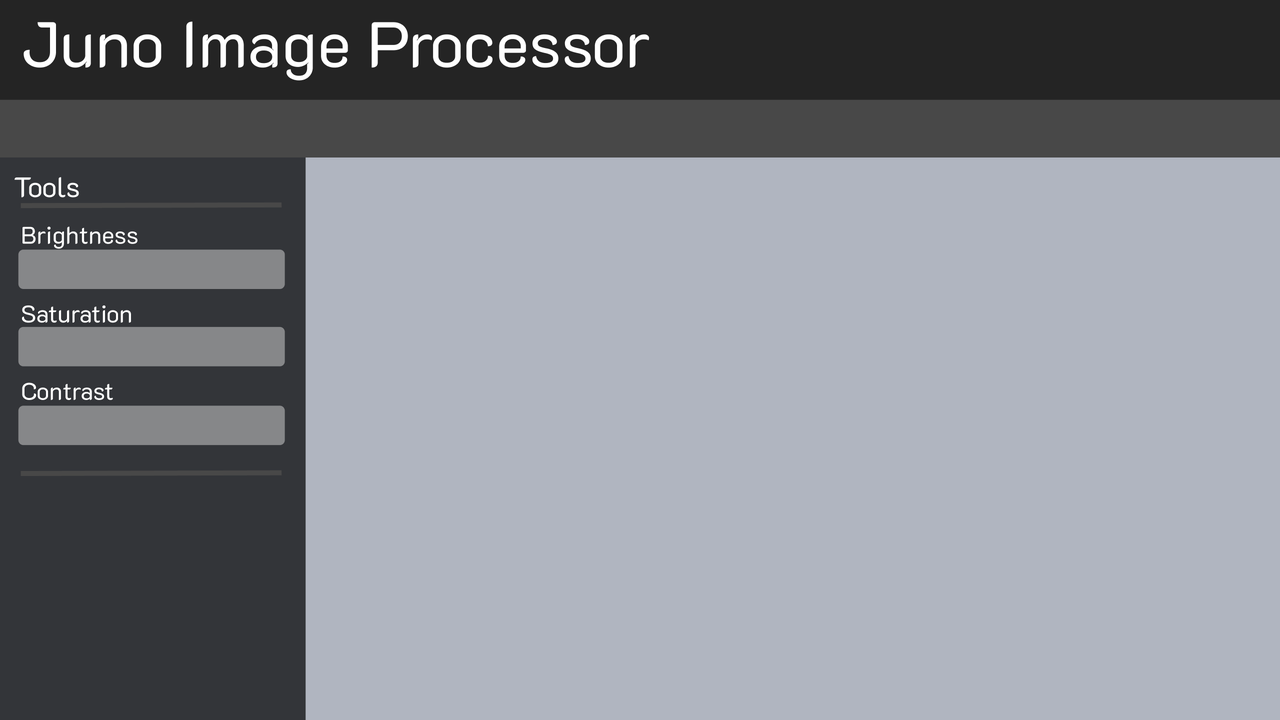
#> input picture core/assets/image_1.png, 1280 x 720 px
$ python -i image_processor.py   (imports and definitions only)
#> lines starting #> are read from the running program, lines starting #| are printed output that depends on the picture
import cv2
import numpy as np


# [16 lines left out: functions processImageByChannels, processSingleChannel, not called in this run]


def processMapImage(mapPath):
#> called with mapPath = 'assets/image_1.png'
    image = cv2.imread(mapPath, flags=cv2.IMREAD_COLOR)
#> image is the input picture: shape (720, 1280, 3); mean B, G, R 140.6, 133.4, 130.1
    # sharped image
    kernel = np.array([[0, -1, 0],
                       [-1, 5, -1],
                       [0, -1, 0]])

    image_sharp = cv2.filter2D(src=image, ddepth=-1, kernel=kernel)

    hsv = cv2.cvtColor(image_sharp, cv2.COLOR_BGR2HSV)
#> hsv: shape (720, 1280, 3); mean H, S, V 85.7, 16.9, 140.4
    h, s, v = cv2.split(hsv)
    lim = 255 - 20
    v[v > lim] = 255
#> v: shape (720, 1280); min 0, max 255, mean 140.4
    v[v <= lim] += 20
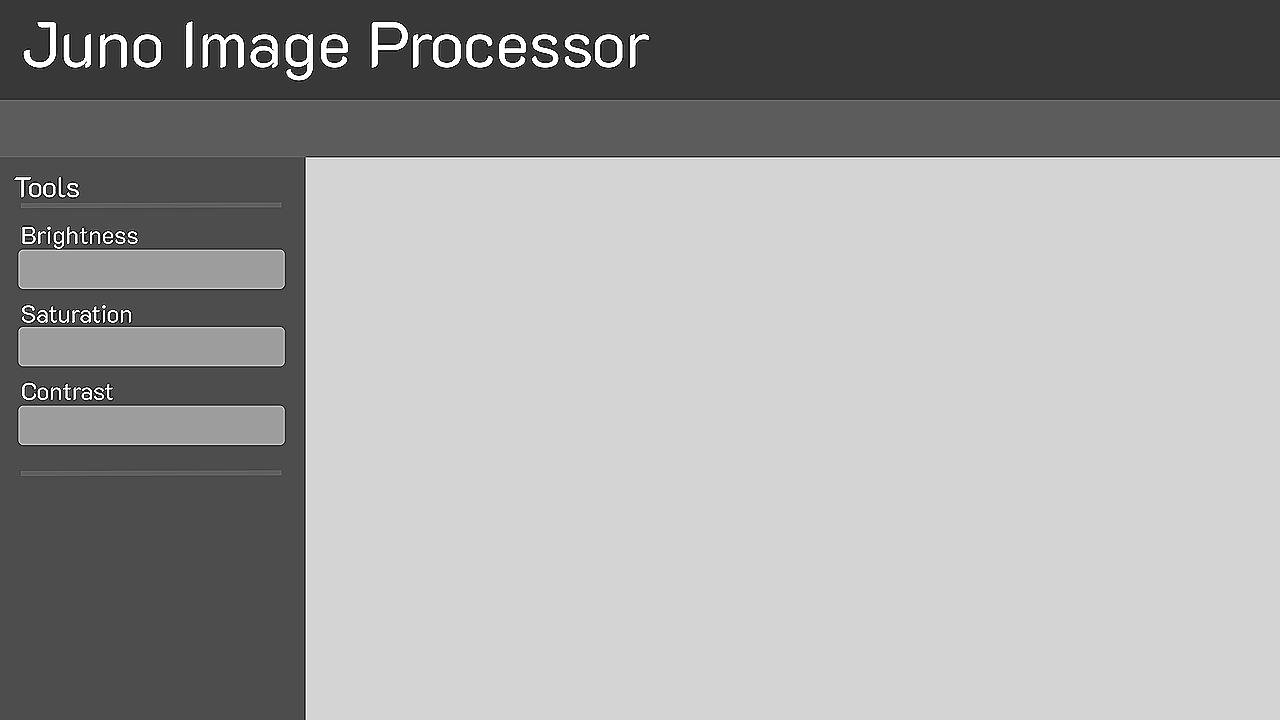
#> v: shape (720, 1280); min 20, max 255, mean 160.2
    image_bright = cv2.merge((h, s, v))
#> image_bright: shape (720, 1280, 3); mean H, S, V 85.7, 16.9, 160.2

    # adjusting saturation
    h, s, v = image_bright[:, :, 0], image_bright[:,
                                                  :, 1], image_bright[:, :, 2]
    clahe = cv2.createCLAHE(clipLimit=6, tileGridSize=(10, 10))
    s = clahe.apply(s)
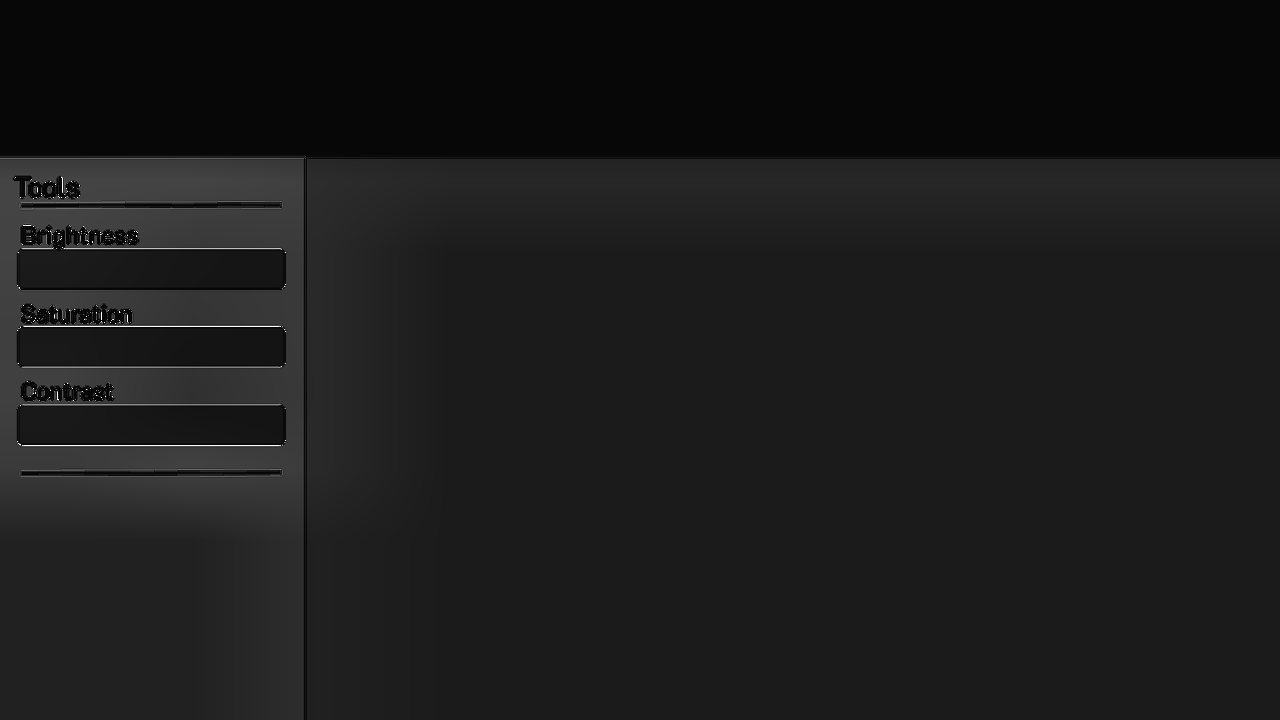
#> s: shape (720, 1280); min 4, max 255, mean 26.7
    hsv_img = np.dstack((h, s, v))
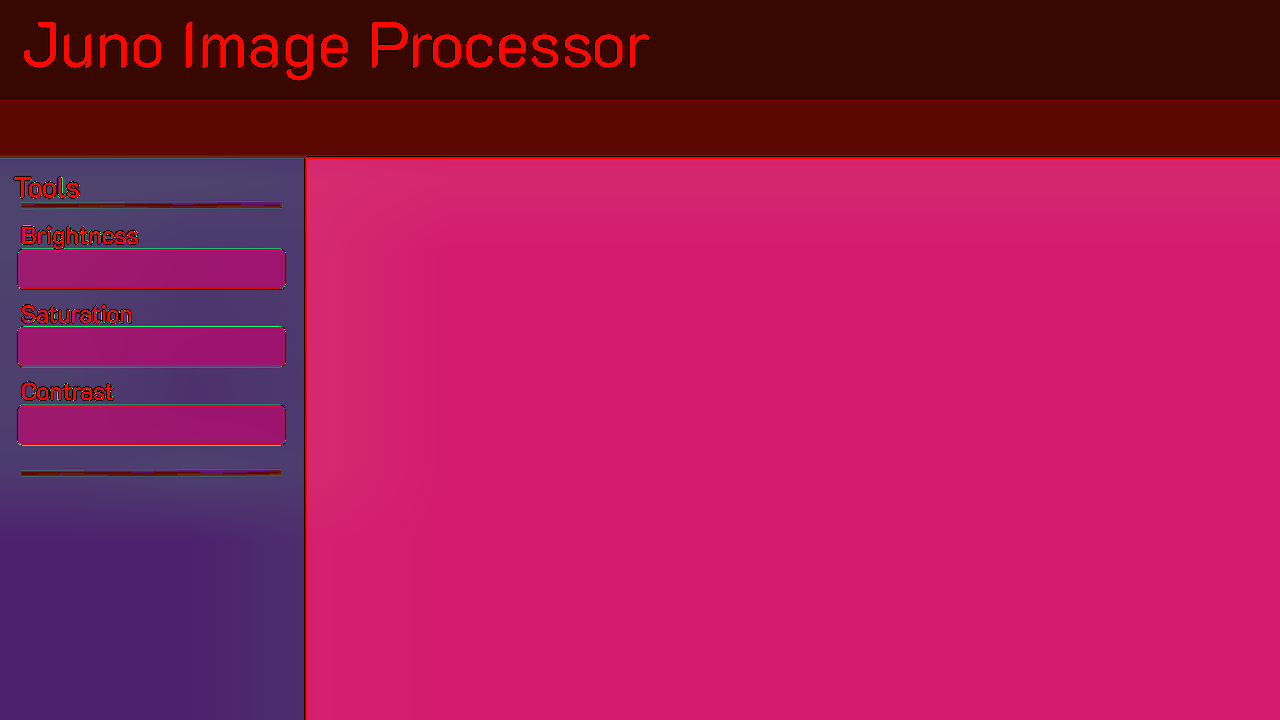
#> hsv_img: shape (720, 1280, 3); mean of channels 0, 1, 2 85.7, 26.7, 160.2; drawn as B, G, R

    # adjusting contrast
    h, s, v = hsv_img[:, :, 0], hsv_img[:, :, 1], hsv_img[:, :, 2]
    clahe = cv2.createCLAHE(clipLimit=7, tileGridSize=(10, 10))
    v = clahe.apply(v)
    hsv_img2 = np.dstack((h, s, v))

    imgOut = cv2.cvtColor(hsv_img2, cv2.COLOR_HSV2RGB)
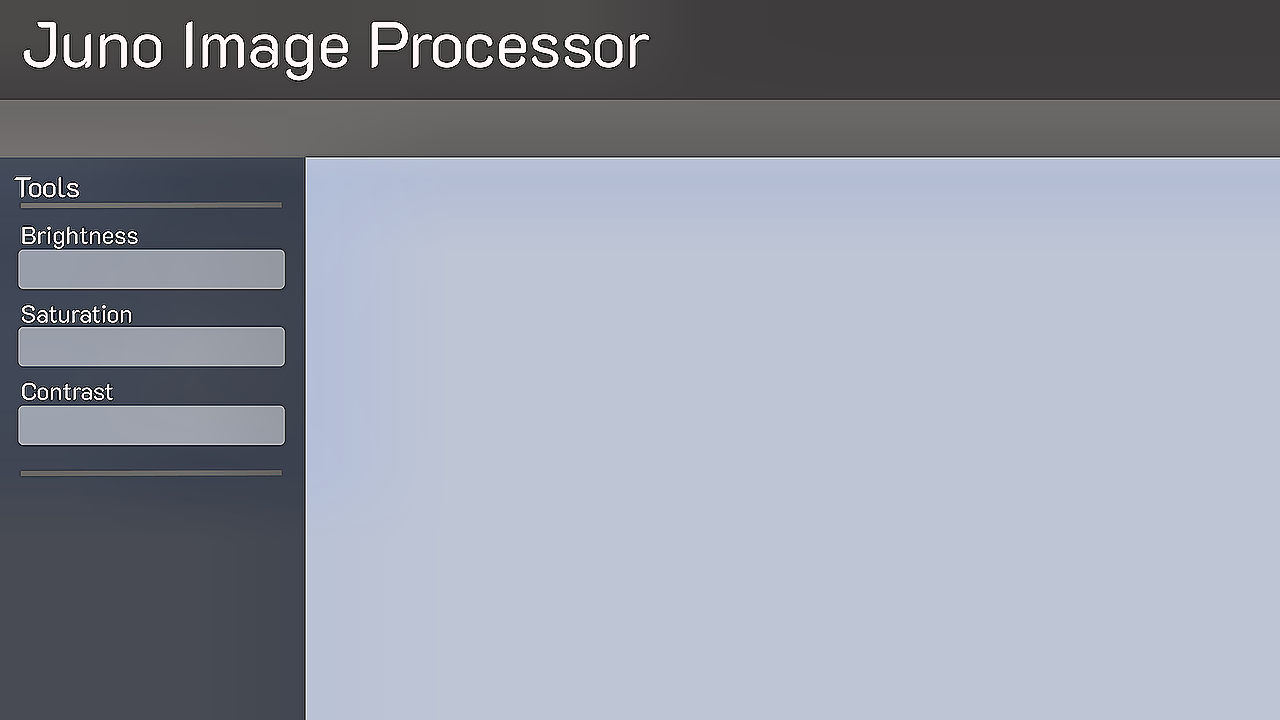
#> imgOut: shape (720, 1280, 3); mean R, G, B 147, 151.7, 163.8

    return imgOut


# [57 lines left out: functions processRawImage, changeContrast, change_brightness, saturation, not called in this run]

>>> result = processMapImage('assets/image_1.png')

$ run again, on core/assets/image_2.png
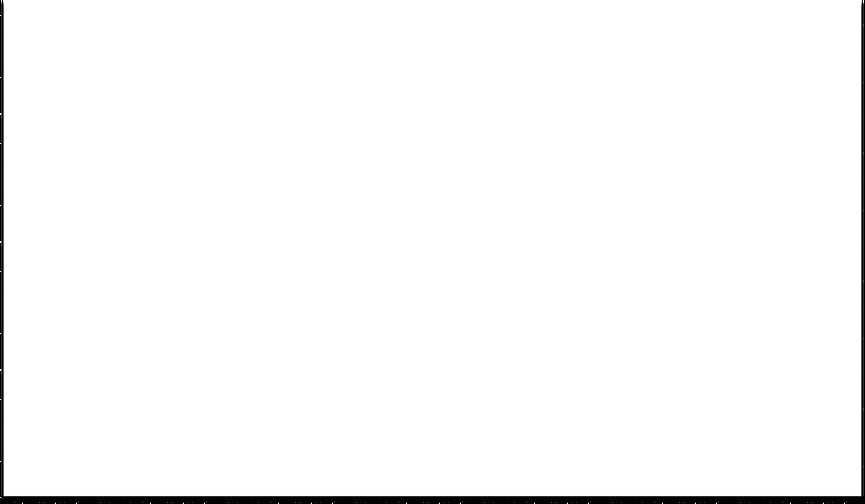
#> input picture core/assets/image_2.png, 865 x 504 px
#> in processMapImage, image is the input picture: shape (504, 865, 3); min 0, max 255, mean 249.1
#> hsv: shape (504, 865, 3); mean H, S, V 0, 0, 249.2
#> h: shape (504, 865); every value is 0
#> in processMapImage, `v[v <= lim] += 20`:
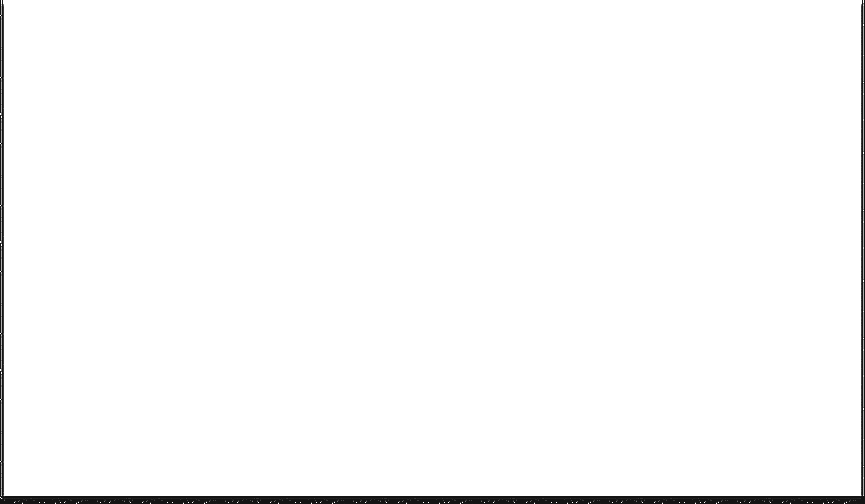
#> v: shape (504, 865); min 20, max 255, mean 249.7
#> image_bright: shape (504, 865, 3); mean H, S, V 0, 0, 249.7
#> s: shape (504, 865); every value is 7
#> in processMapImage, `hsv_img = np.dstack((h, s, v))`:
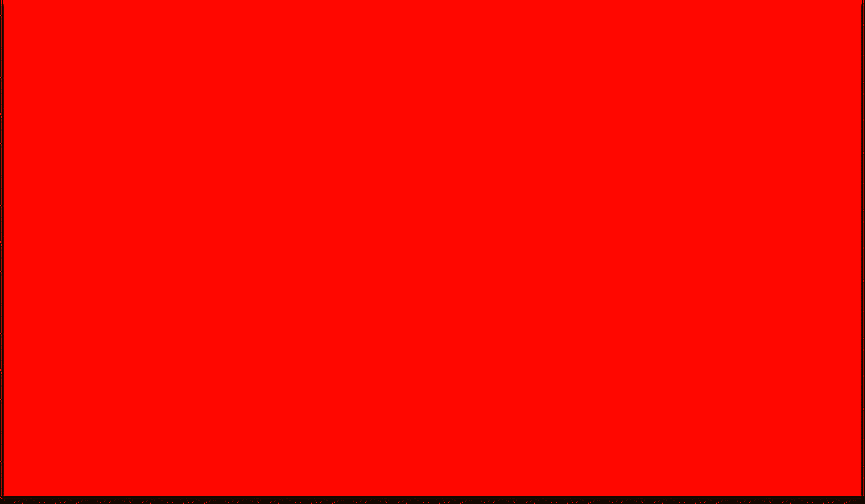
#> hsv_img: shape (504, 865, 3); mean of channels 0, 1, 2 0, 7, 249.7; drawn as B, G, R
